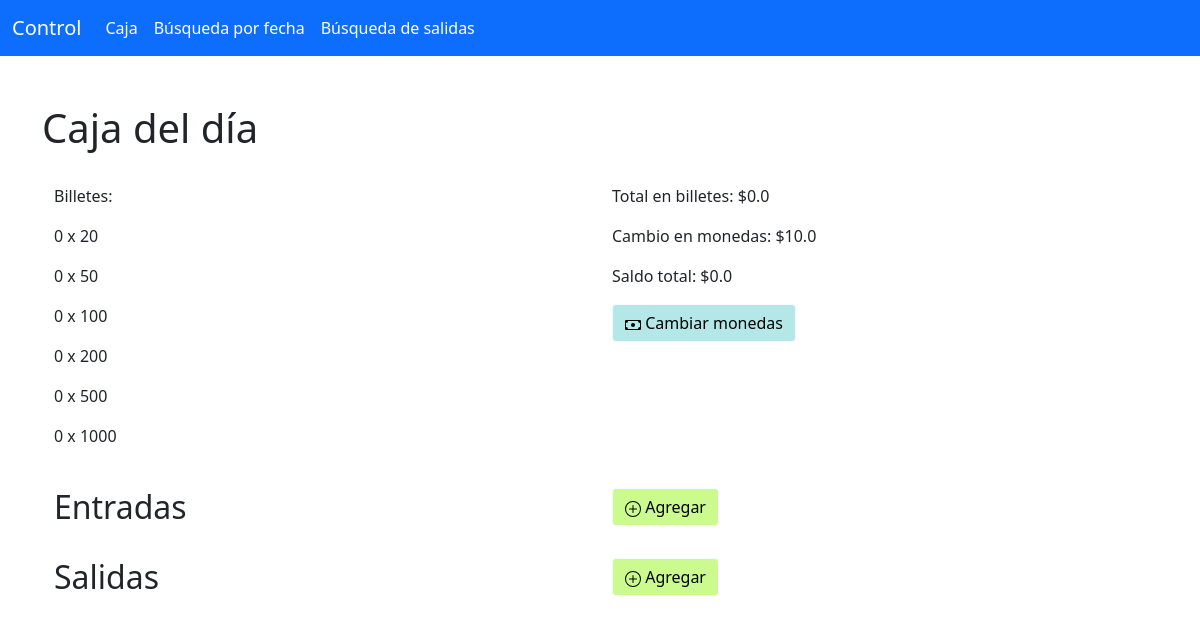
Page /caja on the earlier database version.
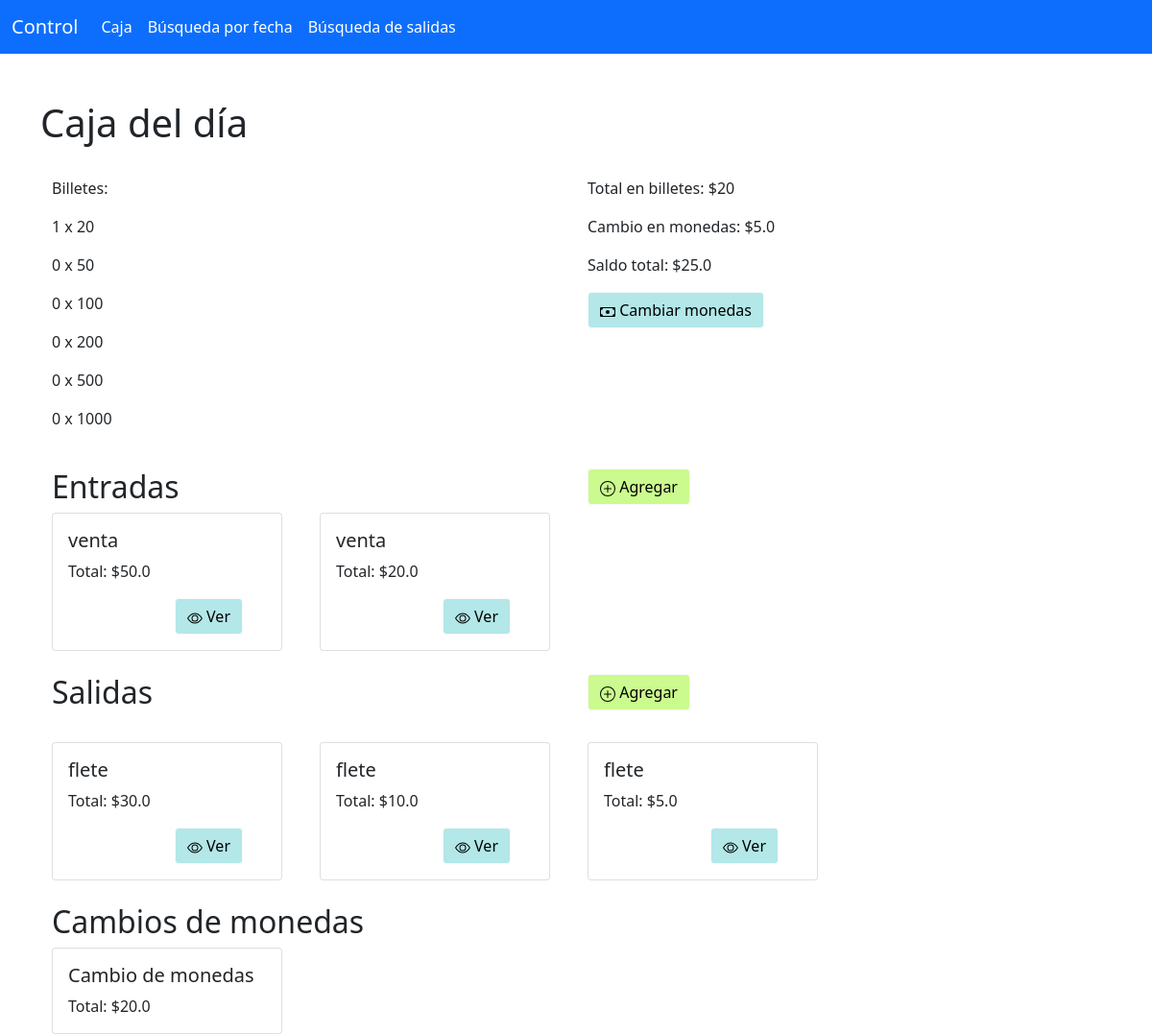
Same page on the later database version.
### app/models.py (models this page shows, shortened)
class Resumen(db.Model):
    id = db.Column(db.Integer, primary_key = True)
    fecha = db.Column(db.Date, index = True, default = datetime.today)
    cambio = db.Column(db.Float, default = 0.0)
    total = db.Column(db.Float, default = 0.0)
    balance_billetes = db.Column(db.String(60), default = '0 0 0 0 0 0')

class Operacion(db.Model):
    __tablename__ = 'operaciones'
    id = db.Column(db.Integer, primary_key = True)
    concepto = db.Column(db.String(120))
    fecha = db.Column(db.Date, index = True, default = datetime.today)
    total = db.Column(db.Float)
    billetes = db.Column(db.String(18))
    tipo = db.Column(db.String(7), index = True)

### app/routes.py (the view)
@app.route('/')
@app.route('/caja')
def caja():
    denominaciones = ['20','50','100','200','500','1000']
    fecha = datetime.today().strftime('%Y-%m-%d')
    ayer = (datetime.today() - timedelta(days = 1)).strftime('%Y-%m-%d')
    entradas = Operacion.query.filter_by(tipo = 'entrada', fecha = fecha).all()
    salidas = Operacion.query.filter_by(tipo = 'salida', fecha = fecha).all()
    r = Resumen.query.filter_by(fecha = fecha).first()
    r_ayer = Resumen.query.filter_by(fecha = ayer).first()
    cambios = Operacion.query.filter_by(fecha = fecha, tipo = 'cambio').all()
    if len(cambios) == 0:
        cambios = None
    if r is not None:
        balance = dict(zip(denominaciones,r.balance_billetes.split()))
        total_billetes = calcular_total(r.balance_billetes)
        saldo_total = r.total
        if r_ayer is not None:
            cambio = r_ayer.cambio + r.cambio
        else:
            cambio = r.cambio
    else:
        balance = dict(zip(denominaciones,'0 0 0 0 0 0'.split()))
        total_billetes = 0.0
        saldo_total = 0.0
        if r_ayer is None:
            cambio = 0.0
        else:
            cambio = r_ayer.cambio
    return render_template('caja.html', saldo_total = saldo_total, cambio = cambio, entradas = entradas, salidas = salidas, balance = balance, total_billetes = total_billetes, \
        cambios = cambios)

### app/ops.py (called while the page is built)
def calcular_total(billetes):
    billetes = billetes.split()
    return int(billetes[0]) * 20 + \
        int(billetes[1]) * 50 + \
            int(billetes[2]) * 100 + \
                int(billetes[3]) * 200 + \
                    int(billetes[4]) * 500 + int(billetes[5]) * 1000

### app/templates/caja.html
{% extends 'base.html' %}
{% block app_content %}
    {% import 'components.html' as comp %}
    <br><br>
    <h1>Caja del día</h1>
    <br>
    <div class="container">
        <div class="row align-items-start">
            <div class = "col">
                <p>Billetes: </p>
                {% for billete,cantidad in balance.items() %}
                    <p>{{ cantidad }} x {{ billete }}</p>
                {% endfor %}
            </div>
            <div class="col">
                <div class="col">
                    <p>Total en billetes: ${{ total_billetes }}</p>
                </div>
                <div class = "col">
                    <p>Cambio en monedas: ${{ cambio }}</p>
                </div>
                <div class = "col">
                    <p>Saldo total: ${{ saldo_total }}</p>
                </div>
                <div class="row align-items-start">
                    <div class="col">
                        <a href = "{{ url_for('cambiar', cambio_total = cambio) }}" class="btn btn-light" style="background-color: #B3E7E8;">
                            <img src="{{ url_for('static', filename = 'cash.svg' )}}" alt="">
                            Cambiar monedas
                        </a>
                    </div>
                </div>
            </div>
        </div>
    </div>
    <br>
    <div class="container">
        <div class="row align-items-start">
            <div class="col">
                <h2>Entradas</h2>
            </div>
            <div class="col">
                <a href = "{{ url_for('operacion', tipo = 'entrada') }}" class="btn btn-light" style="background-color: #CBFA8E;">
                    <img src="{{ url_for('static', filename = 'plus-circle.svg' )}}" alt="">
                    Agregar
                </a>
            </div>
        </div>
    </div>
    <div class = "container">
        <div class="row align-items-start">
            {% for entrada in entradas %}
                <div class="col-3">
                    {{ comp.render_operation(entrada) }}
                </div>
            {% endfor %}
        </div>
    </div>
    <br>
    <div class="container">
        <div class="row align-items-start">
            <div class="col">
                <h2>Salidas</h2>
            </div>
            <div class="col">
                <a href = "{{ url_for('operacion_salida', tipo = 'salida') }}" class="btn btn-light" style="background-color: #CBFA8E;">
                    <img src="{{ url_for('static', filename = 'plus-circle.svg') }}" alt="">
                    Agregar
                </a>
            </div>
        </div>
    </div>
    <br>
    <div class = "container">
        <div class="row align-items-start">
            {% for salida in salidas %}
                <div class="col-3">
                    {{ comp.render_operation(salida) }}
                </div>
            {% endfor %}
        </div>
    </div>
    <br>
    <div class = "container">
        {% if cambios %}
            <h2>Cambios de monedas</h2>
            <div class="row align-items-start">
                {% for cam in cambios %}
                    <div class="col-3">
                        {{ comp.render_operation_search(cam) }}
                    </div>
                {% endfor %}
            </div>
        {% endif %}
    </div>
{% endblock %}

### app/templates/components.html (shortened to what this page needs)
{% macro render_operation(operation) %}
  <div class="card" style="width: 15rem;">
    <div class="card-body">
      <h5 class="card-title">
          {{ operation.concepto }}
      </h5>
      <p class="card-text">
        Total: ${{ operation.total }}
      </p>
      <div class="container text-end">
          <a href = "{{ url_for('ver', tipo = operation.tipo, id = operation.id) }}" class="btn btn-light" style="background-color: #B3E7E8;">
              <img src="{{ url_for('static', filename = 'eye.svg' )}}" alt="">
              Ver
          </a>
      </div>
    </div>
  </div>
{% endmacro %}
{% macro render_operation_search(operation) %}
  <div class="card" style="width: 15rem;">
    <div class="card-body">
      <h5 class="card-title">
          {{ operation.concepto }}
      </h5>
      <p class="card-text">
        Total: ${{ operation.total }}
      </p>
    </div>
  </div>
{% endmacro %}

Differences in the rows shown:
removed Resumen: cambio "10.0"
now on this page (row edited): Resumen: cambio "5.0", total "25.0"
now on this page (row edited): Operacion: concepto "venta", total "50.0", shown under "Entradas"
now on this page (row edited): Operacion: concepto "venta", total "20.0", shown under "Entradas"
now on this page (row edited): Operacion: concepto "flete", total "30.0", shown under "Salidas"
now on this page (row edited): Operacion: concepto "flete", total "10.0", shown under "Salidas"
now on this page (row edited): Operacion: concepto "flete", total "5.0", shown under "Salidas"
now on this page (row edited): Operacion: concepto "Cambio de monedas", total "20.0", shown under "Cambios de monedas"
Other differences:
{{ total_billetes }}: "0.0" → "20"
{{ saldo_total }}: "0.0" → (not shown)
new list line: "1 x 20"
text now shown: "Cambios de monedas"
list line gone: "0 x 20"
